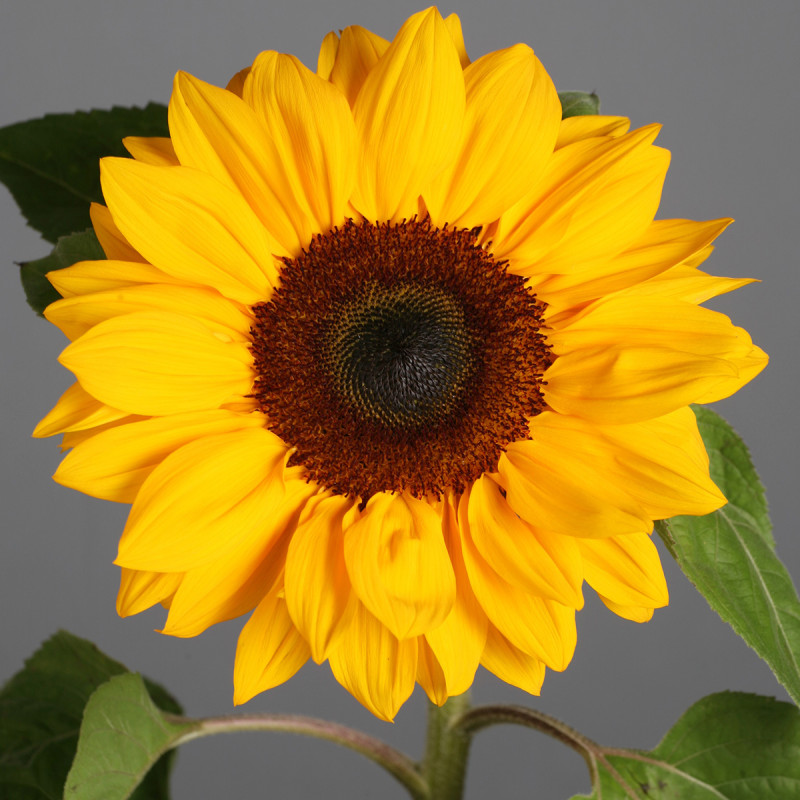
#> input picture img/Girasol.jpg, 800 x 800 px, found by its file name
$ python 01-base.py
#> lines starting #> are read from the running program, lines starting #| are printed output that depends on the picture; after the words box and inside, x2 and y2 are one past the last pixel; in counts of white or black regions, pixels touching at a corner belong together
import cv2
import matplotlib
matplotlib.use('TkAgg')
from matplotlib import pyplot as plt
#cv2.IMREAD_GRAYSCALE carga la imagen en escala de grices
img_gray = cv2.imread('img/Girasol.jpg',cv2.IMREAD_GRAYSCALE)
#> img_gray: shape (800, 800); min 0, max 211, mean 129.2

#cv2.IMREAD_UNCHANGED carga la imagen con los colores y si tienen canales alfa los carga tambien
img_unchanged = cv2.imread('img/Girasol.jpg',cv2.IMREAD_UNCHANGED)
#> img_unchanged is the input picture: shape (800, 800, 3); mean B, G, R 41.3, 128.9, 163.2

#cv2.IMREAD_COLOR carga la imagen con el color
img_color = cv2.imread('img/Girasol.jpg',cv2.IMREAD_COLOR)

""" cv2.imshow('img_gray', img_gray)
cv2.imshow('unchanged', img_unchanged)
cv2.imshow('color', img_color)
cv2.waitKey(0)
 """


####################################
#Threshold

#
img2 = cv2.imread('img/fruta2.jpg',cv2.IMREAD_GRAYSCALE)
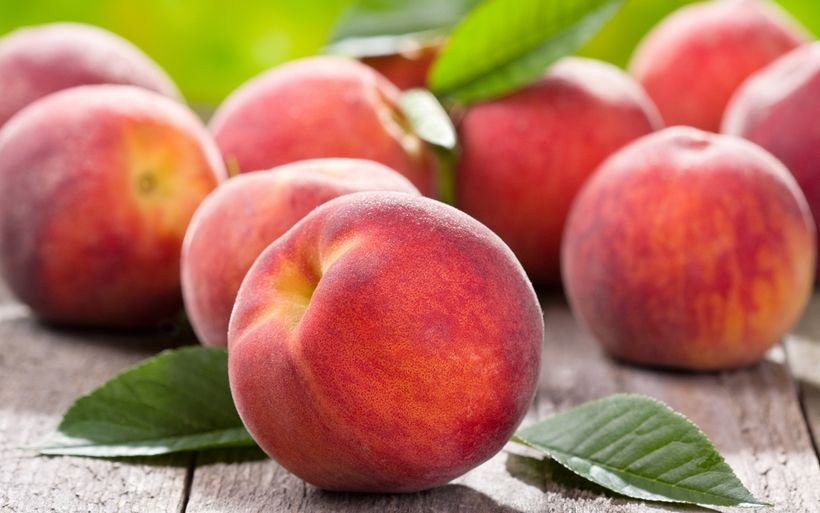
#> input picture img/fruta2.jpg, 820 x 513 px, found by its file name
#> img2: shape (513, 820); min 0, max 255, mean 131.8
#img2 = cv2.cvtColor(img2,cv2.COLOR_BGR2GRAY)
escala = 0.2
height,width = img2.shape
#> height = 513; width = 820

dim = (int(width*escala), int(height*escala))
#> dim = (164, 102)
#print(dim)
img_rezised = cv2.resize(img2,dim,interpolation=cv2.INTER_AREA)

#cv2.THRESH_BINARY: Si el valor del pixel es mayor al umbral, se asigna el valor maxval, de lo contrario se asigna 0
_,thresh1 = cv2.threshold(img_rezised,127,255,cv2.THRESH_BINARY)
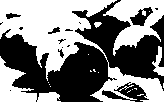
#> thresh1: shape (102, 164); 50.9% white; 16 black regions (10 under 20 px), largest, box (x1, y1, x2, y2) and area: (0, 0, 164, 102) 7413, (102, 82, 149, 102) 425, (130, 7, 153, 26) 209, (6, 13, 21, 19) 51, (48, 27, 60, 34) 41, (58, 49, 64, 58) 26

#THRESH_BINARY_INV: Si el valor del pixel es mayor al umbral,se asigna 0, de lo contrario se asigna maxval
_,thresh2 = cv2.threshold(img_rezised,127,255,cv2.THRESH_BINARY_INV)

#THRESH_TRUNC: Si el valor del pixel es mayor que el umbral, se trunca al valor del umbral, de lo contrario no se modifica
_,thresh3 = cv2.threshold(img_rezised,100,255,cv2.THRESH_TRUNC)
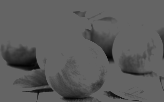
#> thresh3: shape (102, 164); min 4, max 100, mean 91.4

#THRESH_TOZERO: Si el valor del pixel es mayor al umbral, no se modifica, de lo contrario se asigna 0
_,thresh4 = cv2.threshold(img_rezised,50,255,cv2.THRESH_TOZERO)
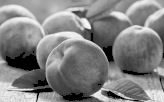
#> thresh4: shape (102, 164); min 0, max 251, mean 130.1

#THRESH_TOZERO_INV:Si el valor del pixel es mayor que el del umbral se asigna a 0, de lo contrario no se modifica
_,thresh5 = cv2.threshold(img_rezised,50,255,cv2.THRESH_TOZERO_INV)
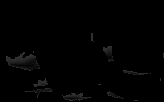
#> thresh5: shape (102, 164); min 0, max 50, mean 1.7


##### Mostrar con matplotlib las 6 imagenes
""" titulos = ['original','BINARY','BINARY_INV','TRUNC','TOZERO','TOZERO_INV']
images = [img_rezised,thresh1,thresh2,thresh3,thresh4,thresh5]

plt.figure(figsize=(8,8))

for i in range(6):
    plt.subplot(2,3,i+1)
    plt.imshow(images[i],'gray',vmin=0,vmax=300)
    plt.title(titulos[i])
    plt.xticks([])
    plt.yticks([])
plt.show() """

##### Mostrar las imagenes con OpenCV
""" cv2.imshow('imagen', img_rezised)
cv2.imshow('THRESH_BINARY',thresh1)
cv2.imshow('THRESH_BINARY_INV',thresh2)
cv2.imshow('THRESH_TRUNC',thresh3)
cv2.imshow('THRESH_TOZERO',thresh4)
cv2.imshow('THRESH_TOZERO_INV',thresh5)

cv2.waitKey(0) """


img3 = cv2.imread('img/noise.png',0)
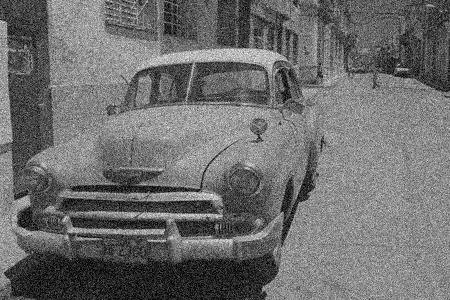
#> input picture img/noise.png, 450 x 300 px, found by its file name
#> img3 is the input picture: shape (300, 450); min 0, max 255, mean 109.4
# global thresholding
_,thr1 = cv2.threshold(img3,127,255, cv2.THRESH_BINARY)
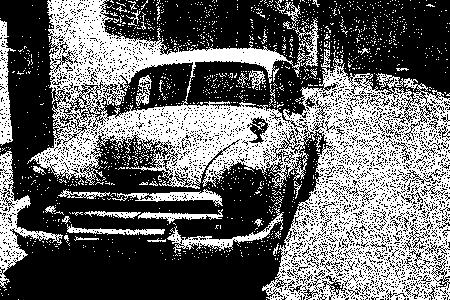
#> thr1: shape (300, 450); 41% white; 1410 white regions (1373 under 20 px), largest, box (x1, y1, x2, y2) and area: (27, 0, 450, 300) 45386, (0, 151, 63, 288) 1940, (0, 20, 16, 146) 977
